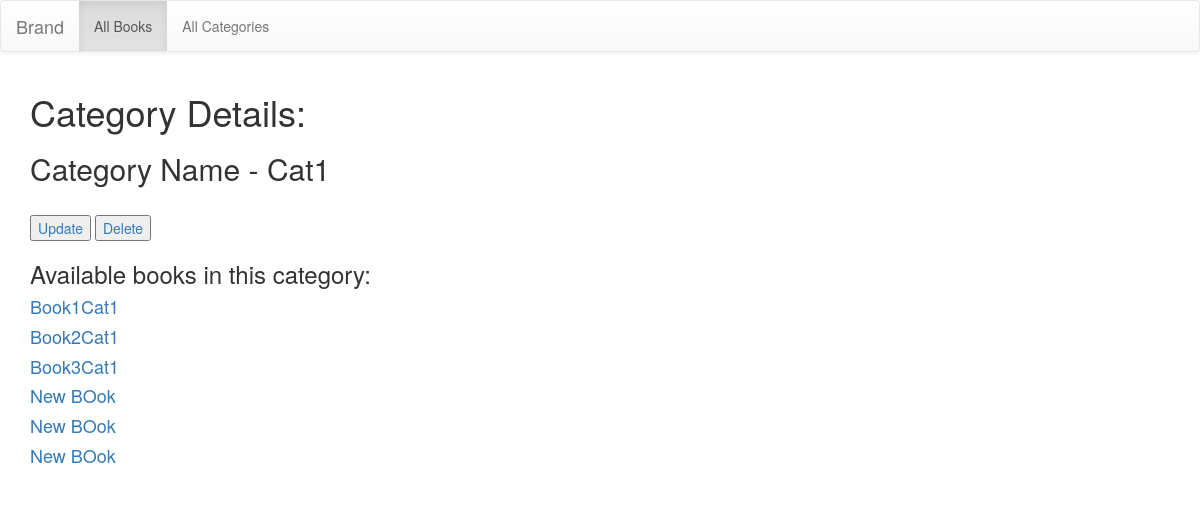
The app's page /library/category-detail/1/ with its own data.
### library/models.py (models this page shows, shortened)
class Category(models.Model):
    category_name = models.CharField(max_length=250, unique=True)

class Book(models.Model):
    category = models.ForeignKey(Category, on_delete=models.CASCADE)
    book_name = models.CharField(max_length=250)
    author = models.CharField(max_length=250)
    book_detail = models.TextField(max_length=5000, default='Details not available')
    borrowed = models.BooleanField(default=False)

### library/views.py (the view)
# urls.py: path('category-detail/<int:pk>/', views.CategoryDetailView.as_view(), name='category-detail'),
class CategoryDetailView(DetailView):
    model = Category
    context_object_name = 'category_detail'

### library/templates/library/category_detail.html (shortened to what this page needs)
{% extends 'base.html' %}
{% block body %}
<h1>Category Details:</h1>
<h2> Category Name - {{ category_detail.category_name  }}</h2>
<br>
    <a href="{% url 'library:category-update' category_detail.pk %}"> <button> Update </button> </a>
    <a href="{% url 'library:category-delete' category_detail.pk %}"> <button> Delete </button> </a>
<h3>Available books in this category: </h3>
{% for book in category_detail.book_set.all %}
    <a href="{% url 'library:book-detail' book.id %}"><h4> {{ book.book_name }}</h4></a>
{% endfor %}
<br>
{% endblock %}

### records on screen
Category: category_name "Cat1"
Book: book_name "Book1Cat1"
Book: book_name "Book2Cat1"
Book: book_name "Book3Cat1"
Book: book_name "New BOok"
Book: book_name "New BOok"
Book: book_name "New BOok"
